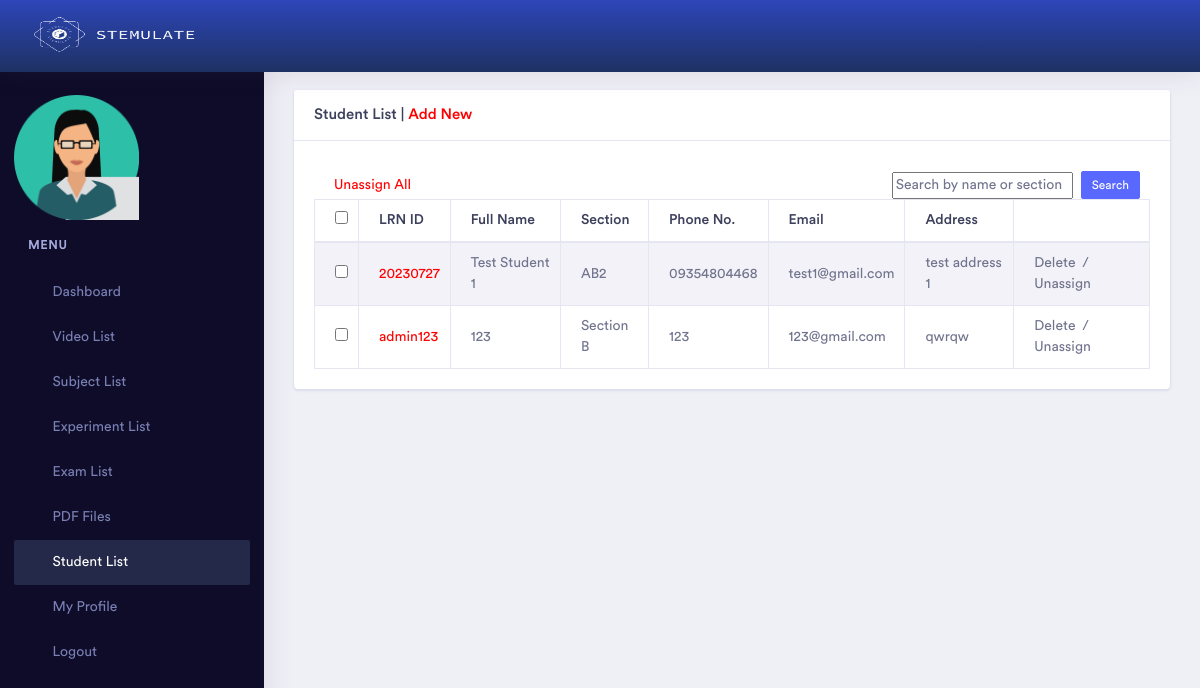
/admin/student_list.php (signed in), run on an earlier commit of the app's database.
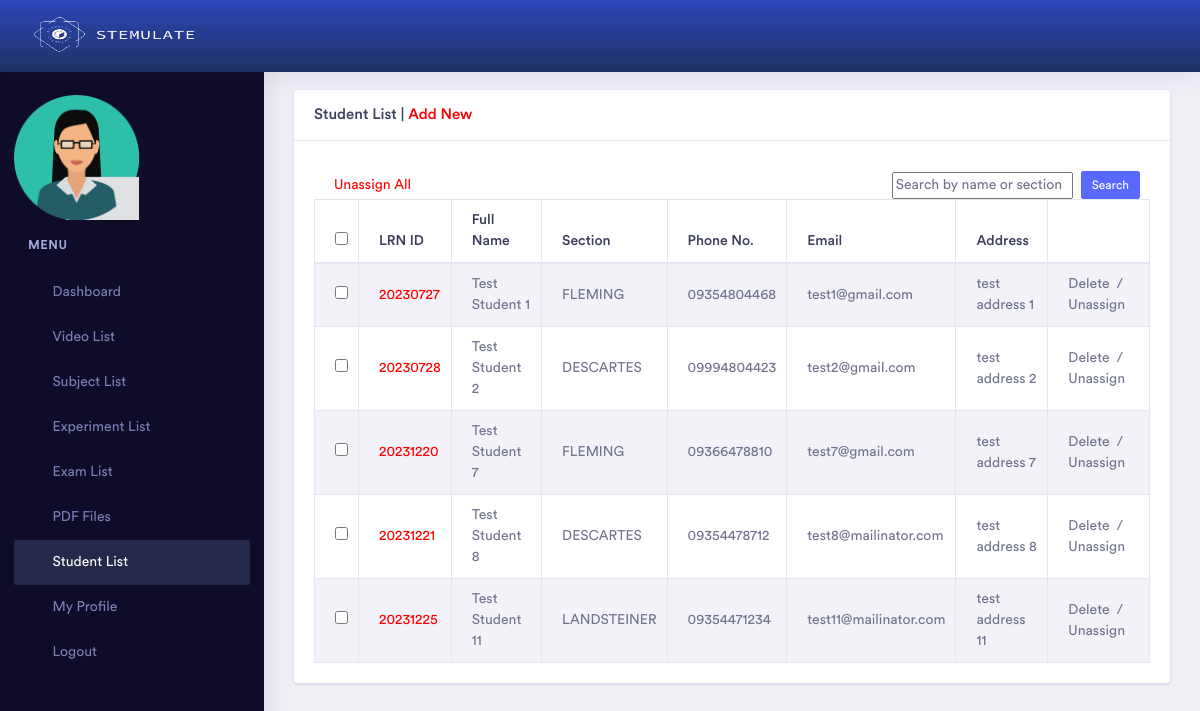
And on a later commit of the database.
### tables this page shows
CREATE TABLE `student` (
  `id` int(11) NOT NULL,
  `studentid` varchar(255) NOT NULL,
  `name` varchar(255) NOT NULL,
  `dept` varchar(255) NOT NULL,
  `phoneno` varchar(100) NOT NULL,
  `email` varchar(255) NOT NULL,
  `pass` varchar(255) NOT NULL,
  `address` varchar(255) NOT NULL,
  `status` int(11) NOT NULL,
  `designation` int(11) NOT NULL,
  `image` blob DEFAULT NULL,
  `conPerson` varchar(255) DEFAULT NULL,
  `conNumber` varchar(255) DEFAULT NULL,
  `conAddress` varchar(255) DEFAULT NULL,
  `conRelationship` varchar(255) DEFAULT NULL
);

### admin/student_list.php (the view, shortened to what this page needs)
<?php
    if ($_SESSION['p'] != "") {
?>
<!doctype html>
<html lang="en">
<head>
    <?php include 'head.php'; ?>
</head>
<body>
    <div class="dashboard-main-wrapper">
         <div class="dashboard-header">
            <?php include 'header.php';  ?>
        </div>
       <div class="nav-left-sidebar sidebar-dark">
            <?php include 'left_menu.php'; ?>
        </div>
        <div class="dashboard-wrapper">
            <div class="container-fluid  dashboard-content">
                <div class="row">
                    <div class="col-xl-12 col-lg-12 col-md-12 col-sm-12 col-12">
                        <div class="card">
                            <h5 class="card-header">Student List | <a href="student_add.php" style="color:red;">Add New</a></h5>
                            <span style="padding-left:20px; padding-top:10px;">
                            </span>
                            <div class="card-body">
                                <div class="table-responsive">
                                        <div class="row">
                                            <div class="col-md-6 d-flex align-items-center">
                                                <a href="" style="color:red; padding-left:20px;" id="assignAllButton">Unassign All</a>
                                            </div>
                                            <div class="col-md-6 d-flex align-items-center justify-content-end" style="padding-right: 25px;">
                                                <input type="text" id="searchBox" placeholder="Search by name or section">
                                                <button id="searchButton" class="btn btn-primary btn-xs ml-2">Search</button>
                                            </div>
                                        </div>
                                    <table class="table table-striped table-bordered">
                                        <thead>
                                            <tr>
                                                <th><input type="checkbox" id="selectAll"></th>
                                                <th>LRN ID</th>
                                                <th>Full Name</th>
                                                <th>Section</th>
                                                <th>Phone No.</th>
                                                <th>Email</th>
                                                <th>Address</th>
                                                <th>&nbsp;</th>
                                            </tr>
                                        </thead>
                                        <tbody id="tableBody">
                                            <?php
                                                include 'db.php';
                                                $query = mysqli_query($link, "select * from student where status = '1' and designation  = '$_SESSION[id]' ");
                                                while($data = mysqli_fetch_array($query)) {
                                            ?>
                                            <tr>
                                            <td><input type="checkbox" class="checkBox" style="padding-left: 10px;" value="<?php echo $data['id']; ?>"></td>
                                                <td style="cursor:pointer; color:red;" onclick="redirectToStudentRecordPage(<?php echo $data['id']; ?>)"><?php echo $data['studentid']; ?></td>
                                                <td><?php echo $data['name']; ?></td>
                                                <td><?php echo $data['dept']; ?></td>
                                                <td><?php echo $data['phoneno']; ?></td>
                                                <td><?php echo $data['email']; ?></td>
                                                <td><?php echo $data['address']; ?></td>
                                                <td>
                                                    <a href="?id=<?php echo $data['id']; ?>" onclick="return confirm('Delete Confirm?');">Delete</a>
                                                    &nbsp;/&nbsp;
                                                    <a class="assignButton" href="#" data-studentid="<?php echo $data['id']; ?>" onclick="unassignStudent(this); return false;">Unassign</a>
                                                </td>
                                            </tr>
                                            <?php } ?>
                                        </tbody>
                                    </table>
                                </div>
                            </div>
                        </div>
                    </div>
                </div>
            </div>
        </div>
    </div>
</body>
</html>
<?php
} else {
    echo "<script>";
    echo "self.location='index.php?msg=<font color=red>Please Login First.</font>';";
    echo "</script>";
}
?>

What changed in the data, as far as the page shows it:
no longer on this page (row edited): student: studentid "admin123", name "123", dept "Section B", phoneno "123", email "123@gmail.com", address "qwrqw"
changed student "Test Student 1": dept "AB2" → "FLEMING"
now on this page (row edited): student: studentid "20230728", name "Test Student 2", dept "DESCARTES", phoneno "09994804423", email "test2@gmail.com", address "test address 2"
now on this page (row edited): student: studentid "20231220", name "Test Student 7", dept "FLEMING", phoneno "09366478810", email "test7@gmail.com", address "test address 7"
now on this page (row edited): student: studentid "20231221", name "Test Student 8", dept "DESCARTES", phoneno "09354478712", email "test8@mailinator.com", address "test address 8"
added student: studentid "20231225", name "Test Student 11", dept "LANDSTEINER", phoneno "09354471234", email "test11@mailinator.com", address "test address 11"
